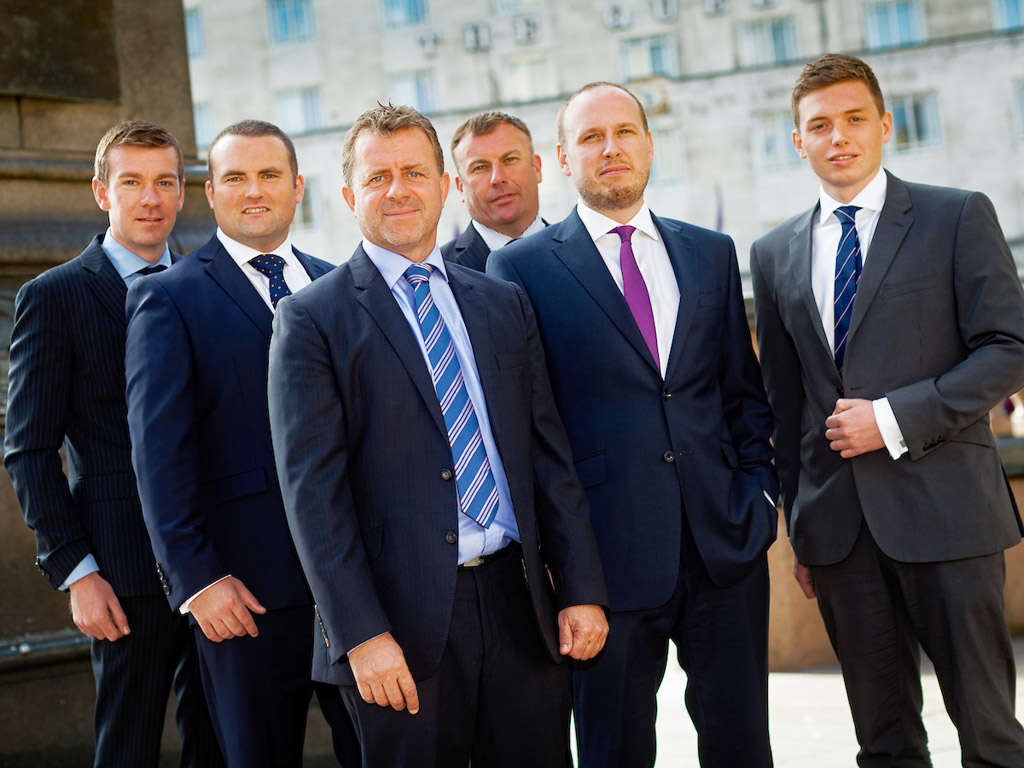
#> input picture concordai-hackathon/images/1.jpg, 1024 x 768 px; its folder holds 4 pictures in this run
$ python 1-images.py
#> lines starting #> are read from the running program, lines starting #| are printed output that depends on the picture; after the words box and inside, x2 and y2 are one past the last pixel; in counts of white or black regions, pixels touching at a corner belong together
# Artificial Intelligence Concordia Hackathon, November 2018
# Arthur Intelligence - Computer Vision Challenge (1/2)
# Team 1: PyTry
# Matteo Esposito, Sashank Subba, Sonam Tamang

import numpy as np
import cv2

FACE_CASCADE = cv2.CascadeClassifier('./data/cascades/haarcascade_frontalface_alt2.xml')
# Set in webpage ('upload file button')
IMG_PATH = './images/'
IMAGES = []

for i in range(1,9):
    IMAGES.append(str(i) + '.jpg')

for pic in IMAGES:
    # Convert .jpg to a numpy array
    img_reg = cv2.imread('./images/' + pic)
#> img_reg is the input picture: shape (768, 1024, 3); mean B, G, R 87, 83.1, 85.7
    img_resized = cv2.resize(img_reg, (600, 600), cv2.INTER_AREA) # Reg
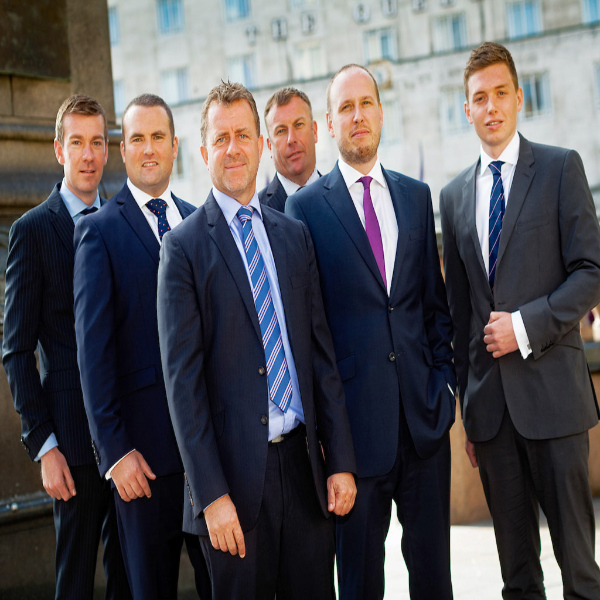
#> img_resized: shape (600, 600, 3); mean B, G, R 86.9, 83, 85.6
    img_gray = cv2.cvtColor(img_resized, cv2.COLOR_BGR2GRAY) # Grayscale
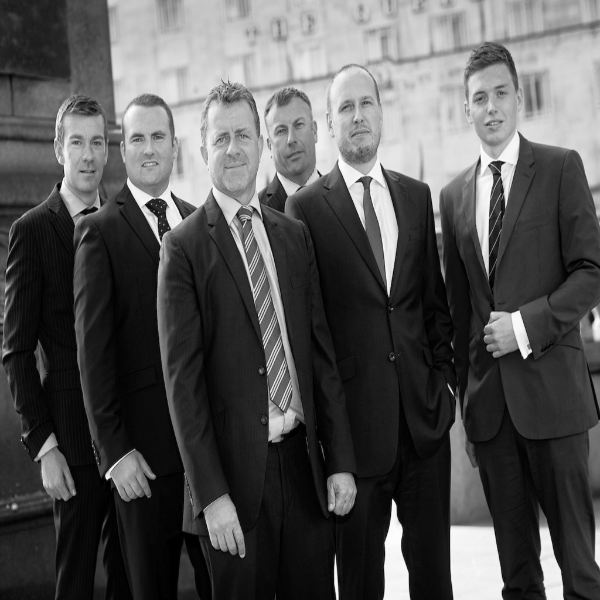
#> img_gray: shape (600, 600); min 0, max 254, mean 84.2

    # Detect faces in the image
    faces = FACE_CASCADE.detectMultiScale(
        img_resized,
        scaleFactor=1.2,
        minNeighbors=5
    )
#> faces = [[329, 83, 58, 58], [264, 108, 54, 54], [120, 117, 58, 58], [58, 120, 59, 59], [459, 71, 66, 66], [199, 111, 68, 68]]

    # Draw a rectangle around the faces
    for (x, y, w, h) in faces:
        cv2.rectangle(img_resized, (x, y), (x+w, y+h), (0, 255, 0), 2)
#> this loop made 6 passes
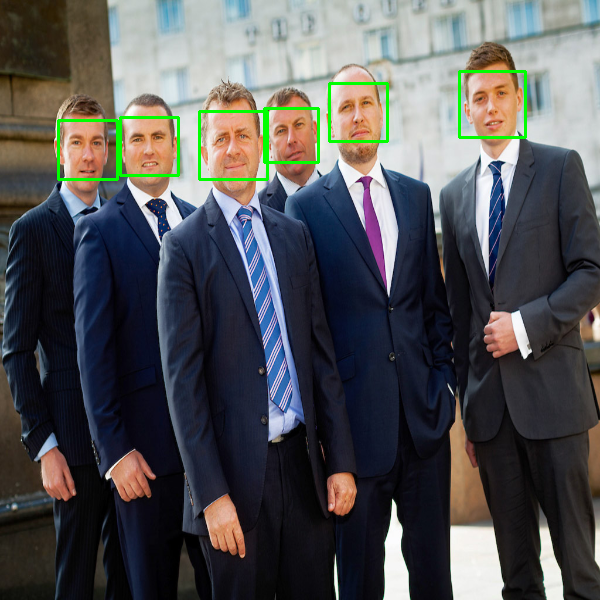
#> img_resized: shape (600, 600, 3); 1.2% of pixels changed, all inside (x1, y1, x2, y2) = (57, 70, 527, 181)

    # Output picture with identified faces
    cv2.imshow("Picture output", img_resized)

    # End run with 'q' press
    while True:
        if cv2.waitKey(20) & 0xFF == ord('q'):
#> (key q is pressed here)
            break;
#> pass 2 of the loop `for pic in IMAGES:`:
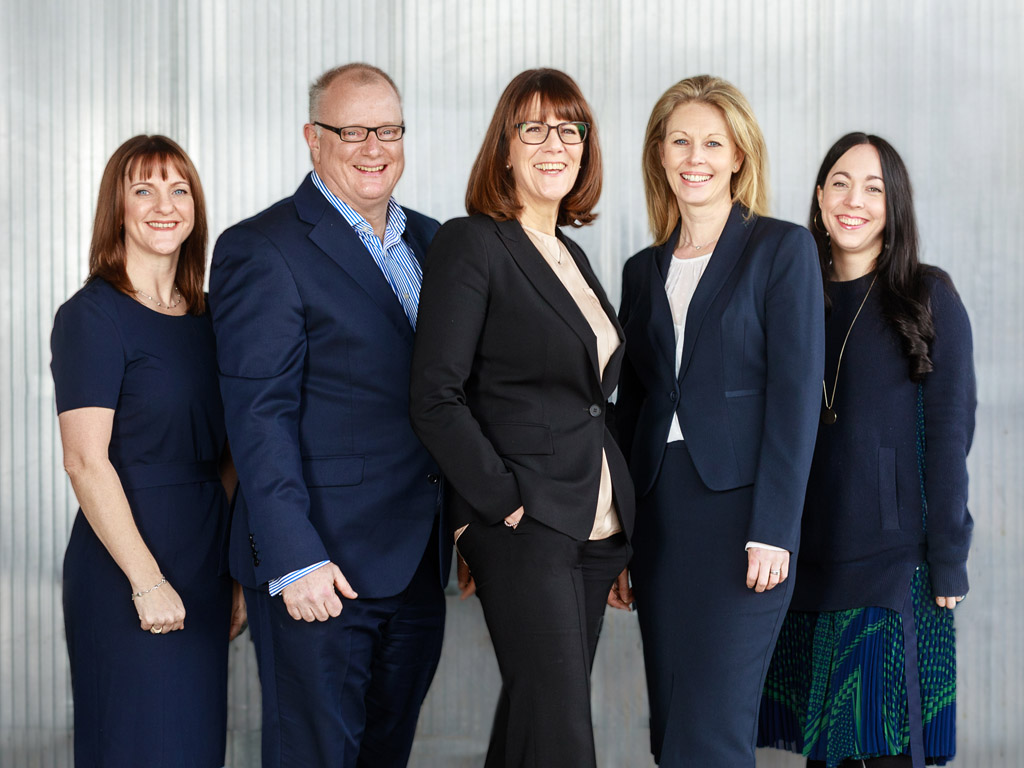
#> input picture concordai-hackathon/images/2.jpg, 1024 x 768 px
#> img_reg is the input picture: shape (768, 1024, 3); mean B, G, R 107.9, 102, 101.1
#> `img_gray = cv2.cvtColor(img_resized, cv2.COLOR_BGR2GRAY)`:
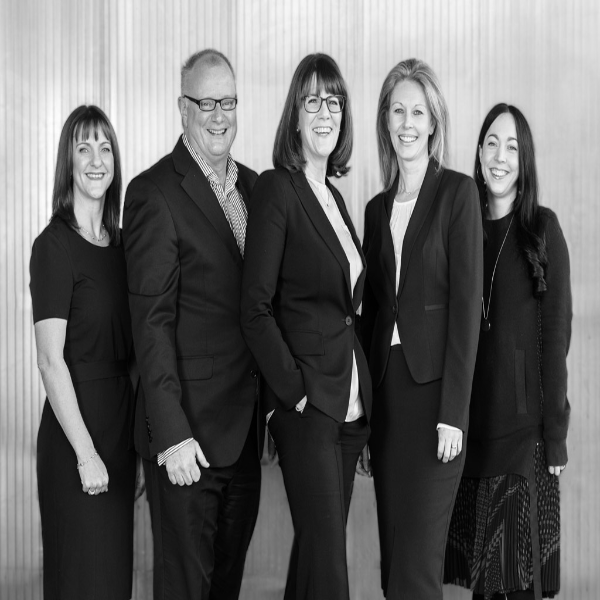
#> img_gray: shape (600, 600); min 0, max 254, mean 102.3
#> faces = [[381, 92, 55, 55], [473, 124, 57, 57], [66, 128, 58, 58], [291, 80, 64, 64]]
#> the loop `for (x, y, w, h) in faces:` made 4 passes
#> after the loop `for (x, y, w, h) in faces:`:
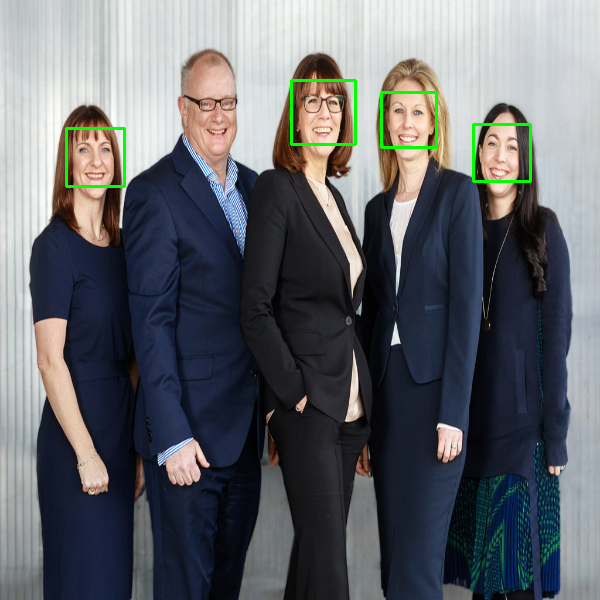
#> img_resized: shape (600, 600, 3); mean B, G, R 106.9, 102.9, 99.8
#> (key Esc is pressed here)
#> pass 3 of the loop `for pic in IMAGES:`:
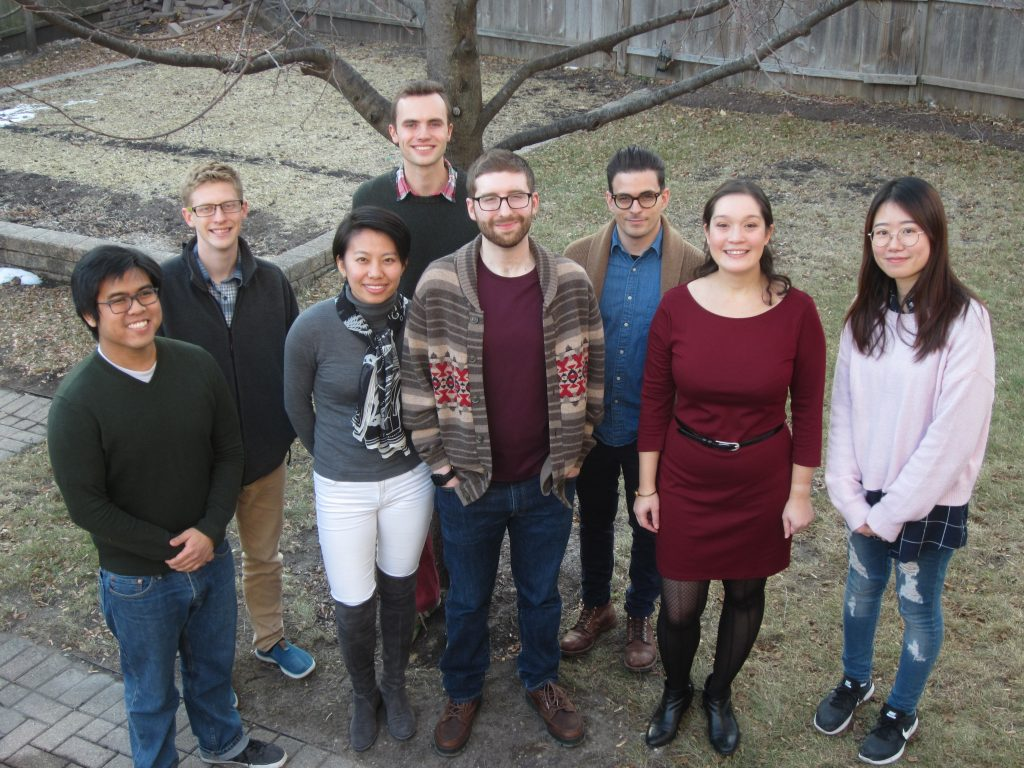
#> input picture concordai-hackathon/images/3.jpg, 1024 x 768 px
#> img_reg is the input picture: shape (768, 1024, 3); mean B, G, R 99, 99.7, 104.6
#> `img_gray = cv2.cvtColor(img_resized, cv2.COLOR_BGR2GRAY)`:
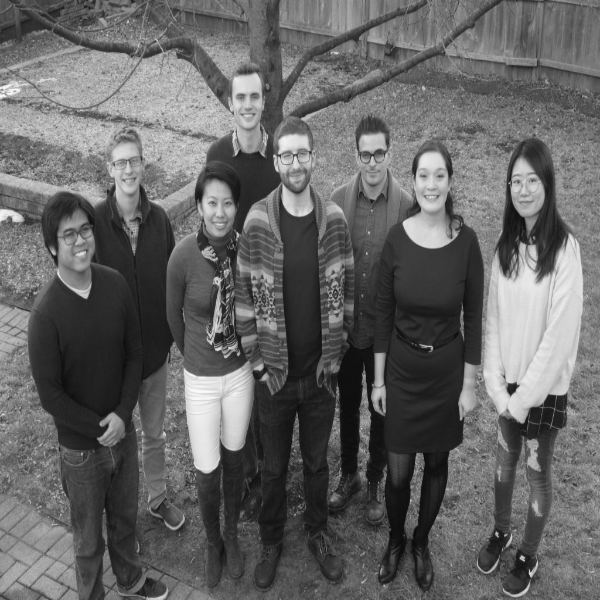
#> img_gray: shape (600, 600); min 8, max 251, mean 101
#> faces = [[225, 79, 46, 46], [408, 157, 48, 48], [501, 163, 47, 47], [196, 185, 47, 47], [350, 137, 45, 45], [106, 145, 45, 45], [53, 214, 51, 51], [269, 133, 53, 53]]
#> the loop `for (x, y, w, h) in faces:` made 8 passes
#> after the loop `for (x, y, w, h) in faces:`:
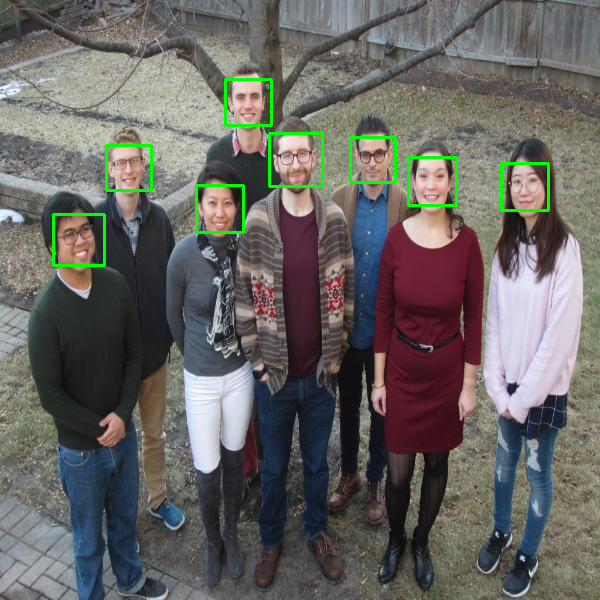
#> img_resized: shape (600, 600, 3); mean B, G, R 97.5, 101.4, 102.9
#> (the run stopped early here; a loop or call above may not have finished)
